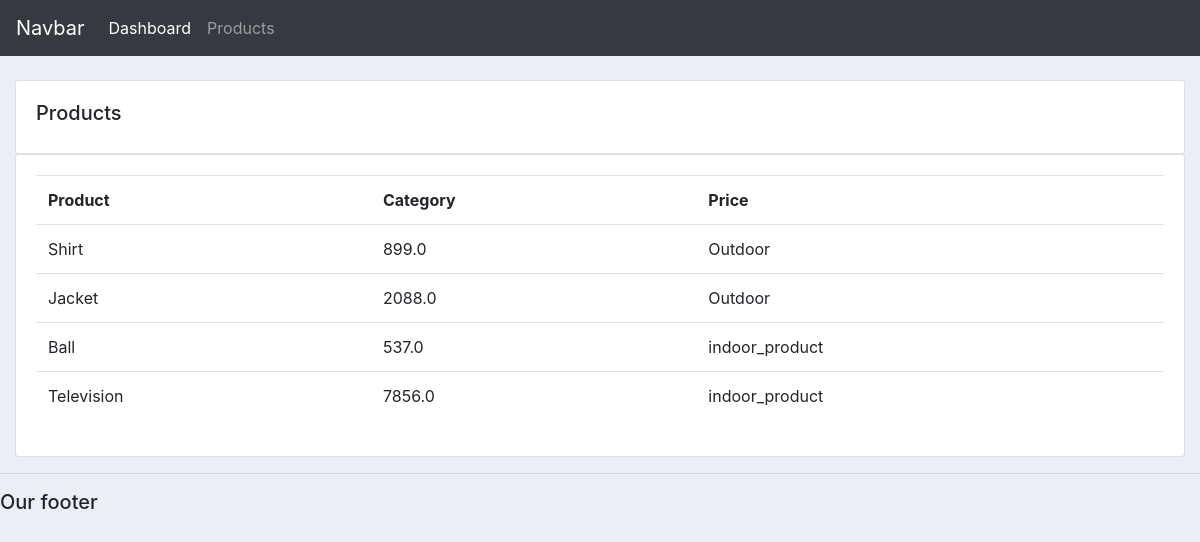
/product/, run on an earlier commit of the app's database.
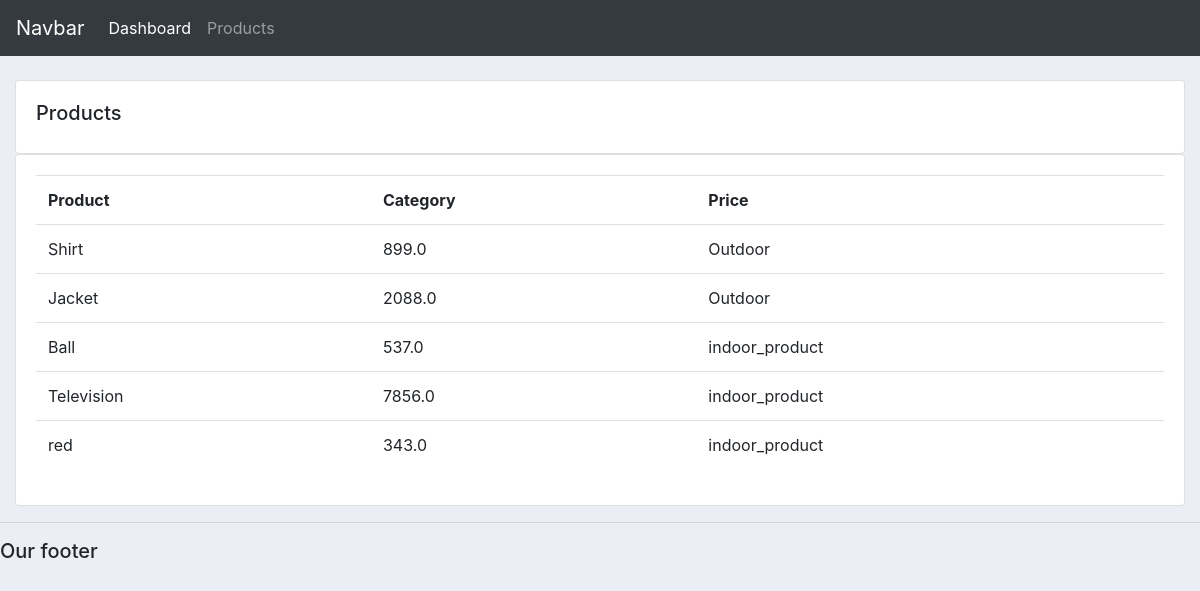
And on a later commit of the database.
### account/models.py (models this page shows, shortened)
class Product(models.Model):
    CATEGORY=(('indoor_product','indoor_product'),('Outdoor','Outdoor'))
    name=models.CharField(max_length=200,null=True)
    price=models.FloatField(null=True)
    category=models.CharField(max_length=200,null=True,choices=CATEGORY)
    description=models.TextField(max_length=200,null=True)
    date_created=models.DateTimeField(auto_now_add=True,null=True)
    tag=models.ManyToManyField(Tag)

### account/views.py (the view)
# urls.py: path('product/',views.products,name='product'),
def products(request):
    items=Product.objects.all()
    context={'items':items}
    return render(request,'account/product.html',context)

### templates/account/product.html (shortened to what this page needs)
{% extends 'base.html' %}
{% block content %}
		<br>
		<div class="row">
			<div class="col-md">
				<div class="card card-body">
					<h5>Products</h5>
				</div>
				<div class="card card-body">
					<table class="table">
						<tr>
							<th>Product</th>
							<th>Category</th>
							<th>Price</th>
						</tr>
                        {% for it in items %}
                        <tr>
                         <td>{{ it.name }}</td>
                            <td>{{ it.price }}</td>
                          <td>  {{ it.category }}</td>
                        </tr>
                        {% endfor %}
					</table>
				</div>
			</div>
		</div>
{% endblock content %}

What changed in the data, as far as the page shows it:
added Product: name "red", price "343.0", category "indoor_product"
